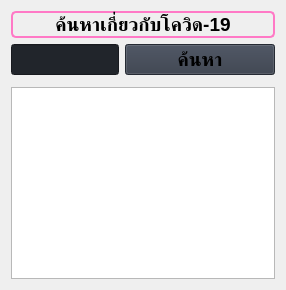
                     <widget class="QWidget" name="home">
                      <property name="styleSheet">
                       <string notr="true"/>
                      </property>
                      <layout class="QGridLayout" name="gridLayout_6">
                       <item row="0" column="0" colspan="2">
                        <widget class="QLabel" name="label_10">
                         <property name="font">
                          <font>
                           <pointsize>14</pointsize>
                           <italic>false</italic>
                           <bold>true</bold>
                           <underline>false</underline>
                          </font>
                         </property>
                         <property name="styleSheet">
                          <string notr="true">font-weight: bold;
border-radius: 5px;
border: 2px solid #ff79c6;</string>
                         </property>
                         <property name="text">
                          <string>ค้นหาเกี่ยวกับโควิด-19</string>
                         </property>
                         <property name="alignment">
                          <set>Qt::AlignCenter</set>
                         </property>
                        </widget>
                       </item>
                       <item row="1" column="0">
                        <widget class="QLineEdit" name="Google_search">
                         <property name="sizePolicy">
                          <sizepolicy hsizetype="Preferred" vsizetype="Preferred">
                           <horstretch>0</horstretch>
                           <verstretch>0</verstretch>
                          </sizepolicy>
                         </property>
                         <property name="minimumSize">
                          <size>
                           <width>0</width>
                           <height>30</height>
                          </size>
                         </property>
                         <property name="styleSheet">
                          <string notr="true">background-color: rgb(33, 37, 43);</string>
                         </property>
                         <property name="text">
                          <string/>
                         </property>
                         <property name="placeholderText">
                          <string/>
                         </property>
                        </widget>
                       </item>
                       <item row="1" column="1">
                        <widget class="QPushButton" name="btn_google_search">
                         <property name="minimumSize">
                          <size>
                           <width>150</width>
                           <height>30</height>
                          </size>
                         </property>
                         <property name="maximumSize">
                          <size>
                           <width>150</width>
                           <height>16777215</height>
                          </size>
                         </property>
                         <property name="font">
                          <font>
                           <pointsize>14</pointsize>
                           <italic>false</italic>
                           <bold>true</bold>
                          </font>
                         </property>
                         <property name="cursor">
                          <cursorShape>PointingHandCursor</cursorShape>
                         </property>
                         <property name="styleSheet">
                          <string notr="true">background-color: rgb(52, 59, 72);</string>
                         </property>
                         <property name="text">
                          <string>ค้นหา</string>
                         </property>
                         <property name="icon">
                          <iconset resource="resources.qrc">
                           <normaloff>:/icons/images/icons/cil-magnifying-glass.png</normaloff>:/icons/images/icons/cil-magnifying-glass.png</iconset>
                         </property>
                        </widget>
                       </item>
                       <item row="2" column="0">
                        <widget class="QFrame" name="frame">
                         <property name="frameShape">
                          <enum>QFrame::StyledPanel</enum>
                         </property>
                         <property name="frameShadow">
                          <enum>QFrame::Raised</enum>
                         </property>
                        </widget>
                       </item>
                       <item row="3" column="0" colspan="2">
                        <widget class="QTextBrowser" name="Google_Result">
                         <property name="html">
                          <string>&lt;!DOCTYPE HTML PUBLIC &quot;-//W3C//DTD HTML 4.0//EN&quot; &quot;http://www.w3.org/TR/REC-html40/strict.dtd&quot;&gt;
&lt;html&gt;&lt;head&gt;&lt;meta name=&quot;qrichtext&quot; content=&quot;1&quot; /&gt;&lt;meta charset=&quot;utf-8&quot; /&gt;&lt;style type=&quot;text/css&quot;&gt;
p, li { white-space: pre-wrap; }
&lt;/style&gt;&lt;/head&gt;&lt;body style=&quot; font-family:'TH Sarabun New'; font-size:14pt; font-weight:700; font-style:normal;&quot;&gt;
&lt;p style=&quot;-qt-paragraph-type:empty; margin-top:0px; margin-bottom:0px; margin-left:0px; margin-right:0px; -qt-block-indent:0; text-indent:0px;&quot;&gt;&lt;br /&gt;&lt;/p&gt;&lt;/body&gt;&lt;/html&gt;</string>
                         </property>
                        </widget>
                       </item>
                      </layout>
                     </widget>
